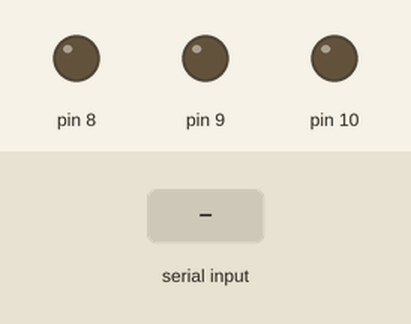
The sketch below on a simulated Arduino Uno, built with avr-gcc and run on an emulated ATmega328P. Parts: output pins drawn as LEDs (lit = HIGH). The inputs (shaded band) are chosen by the test bench. What the sketch prints to the serial monitor is not drawn.

Above: at 1.2 s.
1.3 s: "r" received over the second serial link
At 1.8 s:
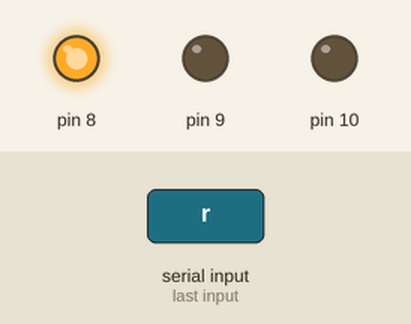
2.8 s: "g" received over the second serial link
At 4.0 s:
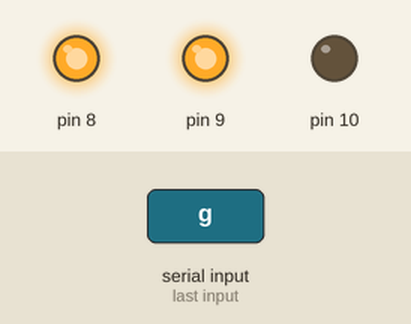
4.3 s: "R" received over the second serial link
At 5.2 s:
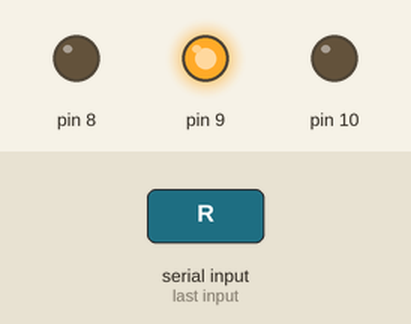
Timing chart, 0 to 7.3 s (numbered marks = the images above; inputs shaded):
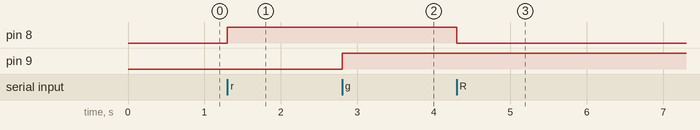

The sketch:

cle_internet.ino
```cpp
#include <SoftwareSerial.h>
SoftwareSerial gsm(11,12);  //rx = 11 et tx = 12

#define ledBleueOn PORTB |= (1<<PORTB2)
#define ledVerteOn PORTB |= (1<<PORTB1)
#define ledRougeOn PORTB |= (1<<PORTB0)

#define ledBleueOff PORTB &=~ (1<<PORTB2)
#define ledVerteOff PORTB &=~ (1<<PORTB1)
#define ledRougeOff PORTB &=~ (1<<PORTB0)

char msg;


void setup() {
  Serial.begin(9600);  //Initialisation du port serie
  gsm.begin(9600);    //Initialisation cle internet
  while(!Serial) {};   //Attente de l'initialisation du port serie
  DDRB = 0x07;  //PB0 PB1 PB2 en sortie
  PORTB &=~ 0x07;   //PB0 = 0 , PB1 = 0, PB2 = 0
}

void loop() {
  if(Serial.available()){
   msg = Serial.read();
    gsm.print(msg);
  }

  if(gsm.available()){
    msg = gsm.read();
    Serial.print(msg);
    if(msg == 'r' || msg == 'R'){
      PORTB ^= 0x01;
    }else
    if(msg == 'g' || msg == 'G'){
      PORTB ^= 0x02;
    }else
    if(msg == 'b' || msg == 'B'){
      PORTB ^= 0x03;
    }
  }

}
```

Measured:
- after the input at 1.3 s, pin 8: LOW → HIGH at once
- after the input at 2.8 s, pin 9: LOW → HIGH at once
- after the input at 4.3 s, pin 8: HIGH → LOW at once
